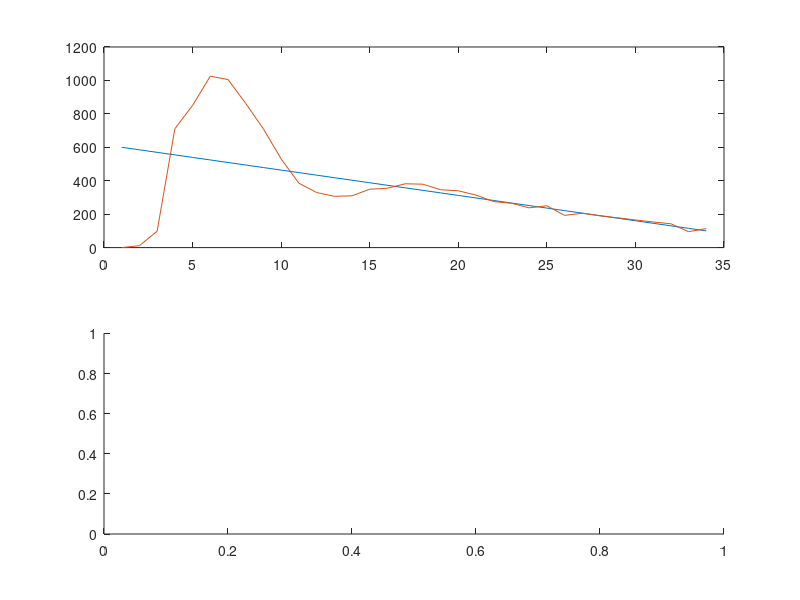

The MATLAB script that drew this image: (Note: this script raises an error after producing the figure.)
clear,clc;

N = 34;
stim_IOIs = linspace(600,100,N);

alpha =0.4;
beta =0.1;
m =0.5;
gamma =0.4;

stim = [0 cumsum(stim_IOIs)];

T = zeros(1,N);        % timekeeper (interval)
t = zeros(1,N);        % ADAM's tap (timestamp)
asyn = zeros(1,N);     % asynchrony (stimtime - t)    
Int = zeros(1,N);
t_pred = zeros(1,N);
t_fin = zeros(1,N);

TK1 = normrnd(0,1,[1,N]);            % sampled from a normal dist
TK2 = normrnd(0,1,[1,N]);            % sampled from a normal dist
M = gamrnd(4,sqrt(25/4),[1,N]);      % drawn from gamma dist 


for n = 2:N
   
    
    if n > 1 
    % adaptation ----------------------------------------
    asyn(n) = stim(n-1) - t(n-1);                     % most recent asynchrony
    
    t(n+1) = t(n) + ( T(n) + (alpha + beta) * asyn(n) + TK1(n));    % eq. (11)
    T(n+1) = T(n) + beta * asyn(n);                                 % eq. (12)
    end 

    if n > 3
    % anticipation --------------------------------------    
        fit = polyfit(n-2:n,diff(stim(n-3:n)),1);     
        IOI_pred(n+1) = fit(2) + fit(1) * (n+1);
        IOI_track(n+1) = t(n) - t(n-1);
        t_pred(n+1) = t(n) + (m * IOI_pred(n+1) + (1-m) * IOI_track(n+1)) + TK2(n);
    end
   
    % joint <3 -------------------------------------- 
    ASYN(n+1) = t(n+1) - t_pred(n+1);
    t_fin(n+1) = t(n+1) - ((1-gamma) * ASYN(n+1)) + M(n) - M(n-1);
end

figure;
subplot(2,1,1)
plot(diff(stim)), hold on; plot(diff(t_fin)), hold off;
subplot(2,1,2)
EK_dotplot(stim); hold on; EK_dotplot(t_fin); legend('stimuli', 'ADAM'); hold off;